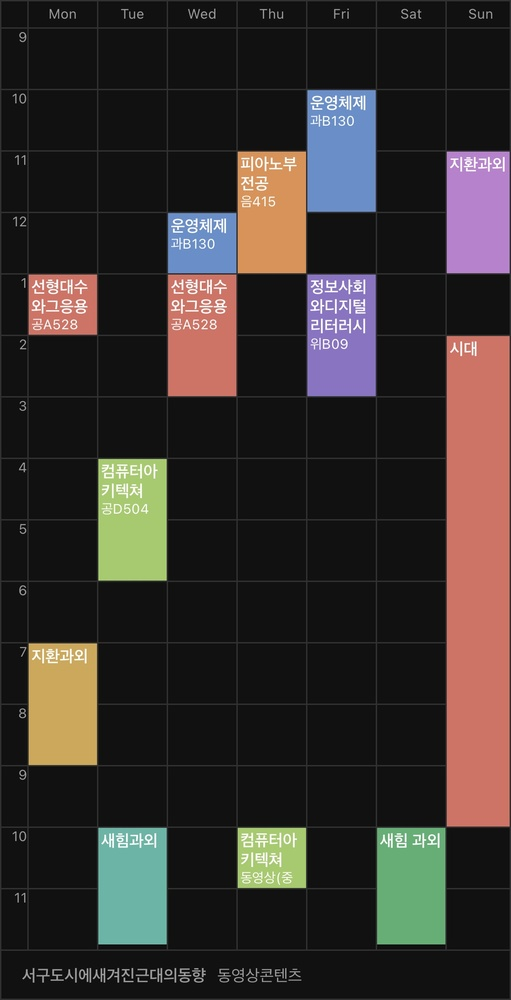
#> input picture data_img/IMG_4720 2.JPG, 511 x 1000 px, shrunk from 1122 x 2196 before the run; its folder holds only this picture in this run
$ python bottom_process_white.py
#> lines starting #> are read from the running program, lines starting #| are printed output that depends on the picture; after the words box and inside, x2 and y2 are one past the last pixel; in counts of white or black regions, pixels touching at a corner belong together; long printed decimals are rounded
#> in process_directory, image is the input picture: shape (1000, 511, 3); mean B, G, R 46.2, 49, 55.1
import cv2
import numpy as np
import matplotlib.pyplot as plt
import os
from pathlib import Path

def detect_title_row(image_section):
    """
    배경색 기반으로 반대색 텍스트만 감지하는 함수
    채플(D) 텍스트 비율(0.006883)을 기준으로 판단
    """
    # 검은색 픽셀 감지 (임계값 150)
    black_pixels = np.all(image_section < 150, axis=2)
    text_ratio = np.sum(black_pixels) / black_pixels.size

    # 채플(D) 텍스트 비율보다 큰 경우를 텍스트 행으로 판단
    has_text = text_ratio > 0.006583

    return has_text, text_ratio, {'binary': black_pixels.astype(np.uint8) * 255}


def analyze_bottom_two_rows_and_process(image, save_path=None, filename=None, show_plots=True):
    """
    이미지의 하단부 분석 및 처리
    """
#> called with save_path = 'bottom_process_img', filename = 'IMG_4720 2.JPG', show_plots = True
    height, width = image.shape[:2]
#> height = 1000; width = 511
    row_height = 100

    results = []
    current_y = height
#> current_y = 1000

    print(f"\n하단 2개 행 분석 결과 - {filename}:")
    print("-" * 50)

    # [10 lines of commented-out code are left out]
    for i in range(3):
        if current_y - row_height < 0:
            break

        row_section = image[current_y - row_height:current_y, :]
        has_text, text_ratio, debug_images = detect_title_row(row_section)

        results.append({
            'row_number': i + 1,
            'y_start': current_y - row_height,
            'y_end': current_y,
            'text_ratio': text_ratio,
            'has_text': has_text
        })

        print(f"행 {i + 1}:")
        print(f"  위치: y = {current_y-row_height} ~ {current_y}")
        print(f"  텍스트 비율: {text_ratio:.6f}")
        print(f"  텍스트 존재 여부: {has_text}")

        # [5 lines of commented-out code are left out]

        current_y -= row_height
#> this loop made 3 passes
#> text_ratio on passes 1 to 3: 0.877, 0.7, 0.792
#|   텍스트 비율: 0.8771
#|   텍스트 존재 여부: True
#|   텍스트 비율: 0.6998
#|   텍스트 존재 여부: True
#|   텍스트 비율: 0.792
#|   텍스트 존재 여부: True
#> pass 1, in analyze_bottom_two_rows_and_process, `row_section = image[current_y - row_height:current_y, :]`:
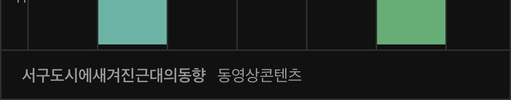
#> row_section: shape (100, 511, 3); mean B, G, R 36.4, 40.6, 32
#> pass 1, in detect_title_row, `black_pixels = np.all(image_section < 150, axis=2)`:
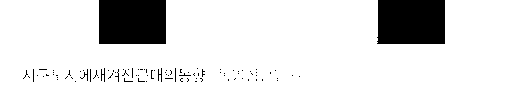
#> black_pixels: shape (100, 511) bool; 87.7% white; 92 black regions (87 under 20 px), largest, box (x1, y1, x2, y2) and area: (377, 0, 445, 44) 2951, (99, 0, 166, 44) 2948, (101, 68, 105, 82) 28, (158, 68, 162, 82) 28, (80, 69, 88, 81) 23
#> pass 2, in analyze_bottom_two_rows_and_process, `row_section = image[current_y - row_height:current_y, :]`:
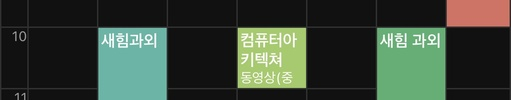
#> row_section: shape (100, 511, 3); mean B, G, R 56.3, 69, 56.7
#> pass 2, in detect_title_row (call 2), `black_pixels = np.all(image_section < 150, axis=2)`:
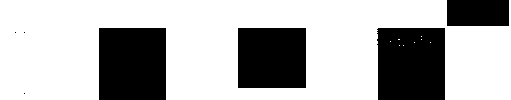
#> black_pixels: shape (100, 511) bool; 70% white; 7 black regions (3 under 20 px), largest, box (x1, y1, x2, y2) and area: (99, 28, 166, 100) 4824, (377, 28, 445, 100) 4821, (238, 28, 306, 88) 4080, (447, 0, 509, 26) 1612
#> after the loop:
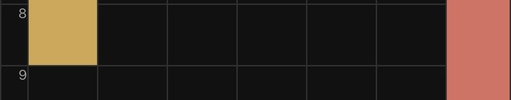
#> row_section: shape (100, 511, 3); mean B, G, R 35.5, 43.9, 58
#> after the loop, current_y = 700; results = 3 items

    # 텍스트가 있는 행 찾기
    text_rows = [row for row in results if row['has_text']]
#> text_rows = 3 items

    if text_rows:
        # 가장 위에 있는 텍스트 행의 시작점 찾기
        top_text_row = min(text_rows, key=lambda x: x['y_start'])
#> top_text_row = {'row_number': 3, 'y_start': 700, 'y_end': 800, 'text_ratio': 0.792, 'has_text': True}

        # 텍스트 행들을 제외한 이미지 생성
        processed_image = image[:top_text_row['y_start'], :]
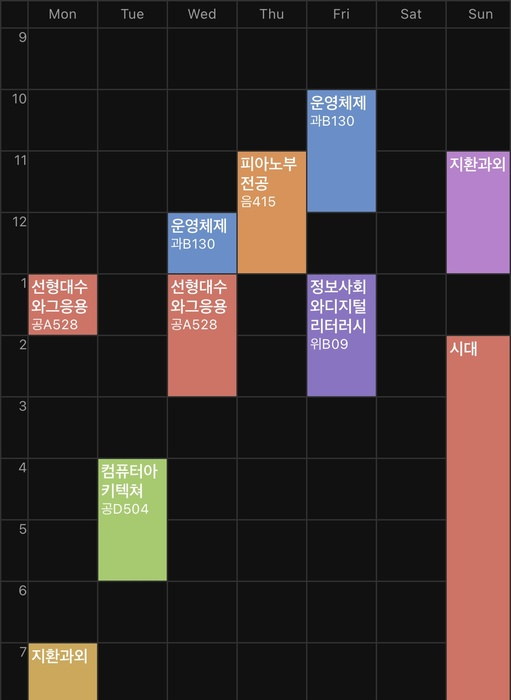
#> processed_image: shape (700, 511, 3); mean B, G, R 47.7, 48, 57.8

        # [4 lines of commented-out code are left out]
    else:
        processed_image = image
        # [4 lines of commented-out code are left out]

    if save_path and filename:
        output_path = os.path.join(save_path, f'debug_{filename}')
        # plt.savefig(output_path, bbox_inches='tight', dpi=300)
        print(f"디버그 이미지 저장됨: {output_path}")

        if text_rows:
            processed_path = os.path.join(save_path, f'processed_{filename}')
            cv2.imwrite(processed_path, processed_image)
            print(f"처리된 이미지 저장됨: {processed_path}")

    # plt.close()
    return processed_image

def process_directory():
    input_dir = Path('data_img')
    output_dir = Path('bottom_process_img')
    output_dir.mkdir(parents=True, exist_ok=True)

    valid_extensions = {'.jpg', '.jpeg', '.png', '.bmp'}

    for img_path in input_dir.iterdir():
        if img_path.suffix.lower() in valid_extensions:
            print(f'\n처리중인 파일: {img_path.name}')

            image = cv2.imread(str(img_path))
            if image is None:
                print(f"Error: Could not read the image {img_path.name}")
                continue

            analyze_bottom_two_rows_and_process(
                image,
                save_path=str(output_dir),
                filename=img_path.name
            )

if __name__ == "__main__":
    process_directory()

$ run again, on data_img/IMG_4842.JPG
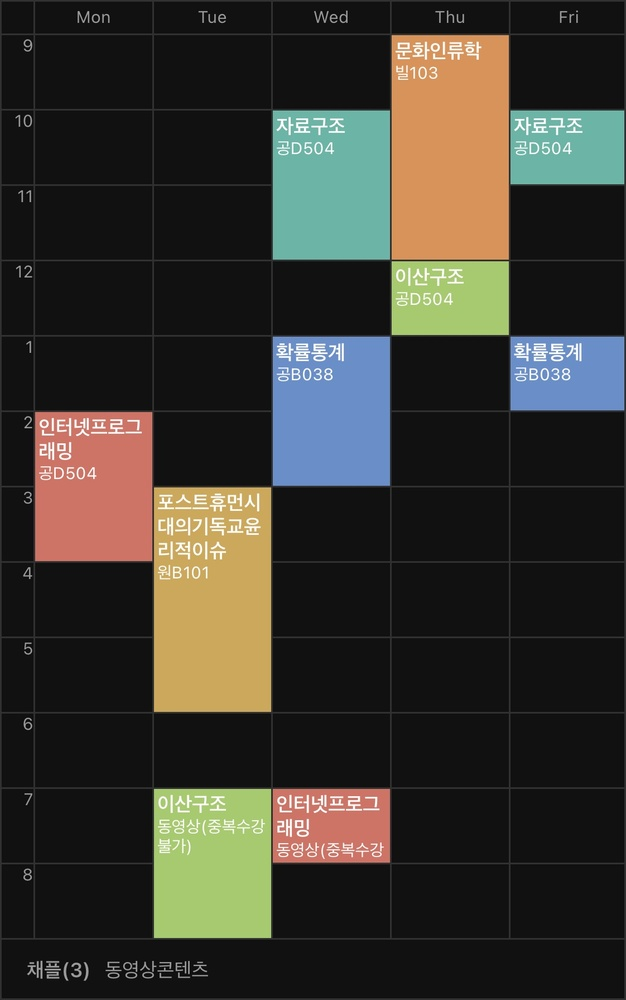
#> input picture data_img/IMG_4842.JPG, 626 x 1000 px, shrunk from 1122 x 1791 before the run
#> in process_directory, image is the input picture: shape (1000, 626, 3); mean B, G, R 47.9, 55.6, 57.5
#> the loop in analyze_bottom_two_rows_and_process, `for i in range(3):` made 3 passes
#> text_ratio on passes 1 to 3: 0.924, 0.697, 0.936
#> (printed output is left out)
#> pass 1, in detect_title_row, `black_pixels = np.all(image_section < 150, axis=2)`:
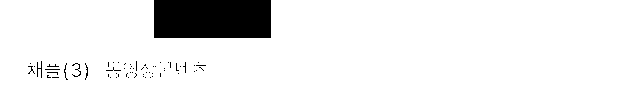
#> black_pixels: shape (100, 626) bool; 92.4% white; 63 black regions (58 under 20 px), largest, box (x1, y1, x2, y2) and area: (154, 0, 271, 38) 4446, (37, 61, 42, 78) 35, (72, 63, 81, 77) 33, (85, 63, 88, 80) 22, (64, 63, 68, 80) 20
#> after the loop in analyze_bottom_two_rows_and_process, `for i in range(3):`: current_y = 700; results = 3 items
#> top_text_row = {'row_number': 3, 'y_start': 700, 'y_end': 800, 'text_ratio': 0.936, 'has_text': True}
#> in analyze_bottom_two_rows_and_process, `processed_image = image[:top_text_row['y_start'], :]`:
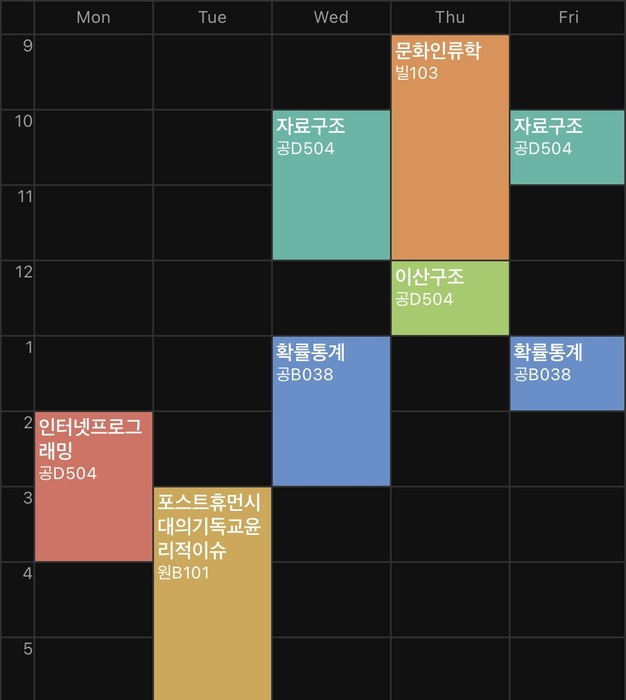
#> processed_image: shape (700, 626, 3); mean B, G, R 53.8, 60.9, 63.4
